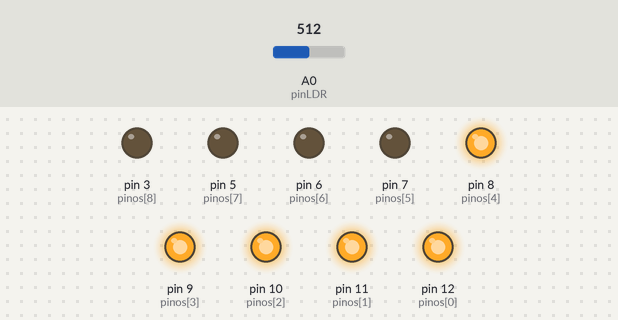
Recording of a sketch running on a simulated Arduino Uno, built with avr-gcc and run on an emulated ATmega328P. Parts: output pins drawn as LEDs (lit = HIGH). The test bench sets the inputs (shaded band); at power-on: A0 (pinLDR) = 512.

Above: at 1.3 s.
1.4 s: A0 (pinLDR) set to 605
2.9 s: A0 (pinLDR) set to 631
At 3.8 s:
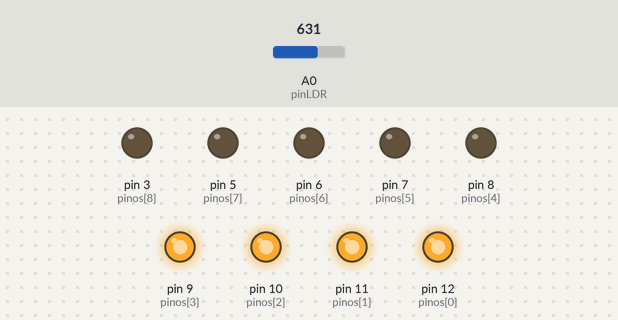
4.5 s: A0 (pinLDR) set to 511
At 5.0 s:
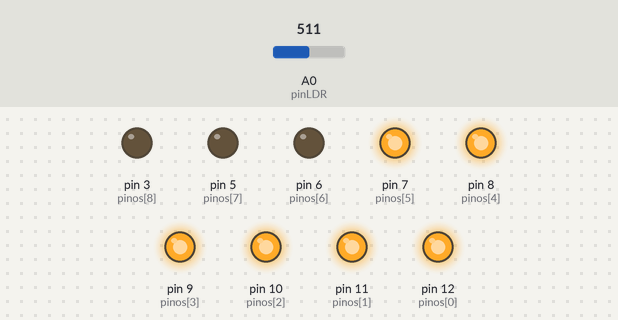
6.0 s: A0 (pinLDR) set to 426
7.5 s: A0 (pinLDR) set to 400
At 8.5 s:
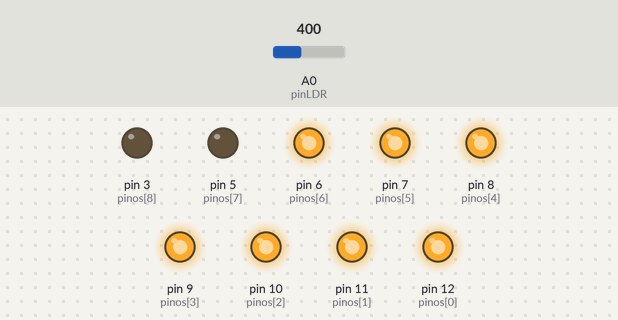
9.0 s: A0 (pinLDR) set to 716
At 9.7 s:
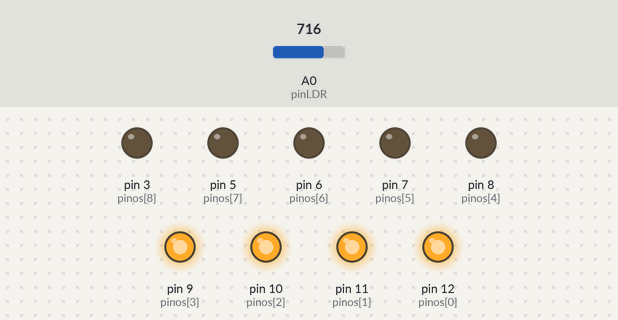
Timing chart, 0 to 11.5 s (numbered marks = the images above; inputs shaded):
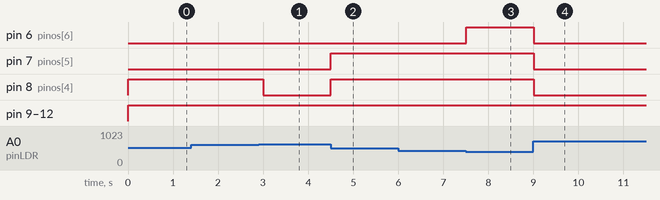

Measured:
- the behaviour switches between 613 and 614 on A0 (pinLDR) (found by bisection; images 0 and 1)
- the behaviour switches between 410 and 409 on A0 (pinLDR) (found by bisection; images 2 and 3)
- after the input at 1.4 s, every drawn part: stays the same
- after the input at 2.9 s, pin 8 (pinos[4]): HIGH → LOW after 0.10 s
- after the input at 4.5 s, pin 7 (pinos[5]), pin 8 (pinos[4]): LOW → HIGH at once
- after the input at 6.0 s, every drawn part: stays the same
- after the input at 7.5 s, pin 6 (pinos[6]): LOW → HIGH at once
- after the input at 9.0 s, pin 6 (pinos[6]), pin 7 (pinos[5]), pin 8 (pinos[4]): HIGH → LOW at once

The sketch:

Projeto9.ino
```cpp
int pinos[9] = {12,11,10,9,8,7,6,5,3};
int pinLED;
int pinLDR = A0;

float minimo = 0;
float maximo = 1023;
float valorLDR;
float luminosidade;

void setup() {
  // put your setup code here, to run once:

  for(pinLED = 0; pinLED <= 8; pinLED++){
    pinMode(pinos[pinLED],OUTPUT);
  }

  pinMode(pinLDR,INPUT);

}

void loop() {
  // put your main code here, to run repeatedly:

  valorLDR = analogRead(pinLDR);
  luminosidade = ((valorLDR - minimo)/(maximo - minimo))*10;
  luminosidade = (luminosidade - 10) * -1;

  for(pinLED = 0; pinLED <= 8; pinLED++){
    if(pinLED < luminosidade){
      digitalWrite(pinos[pinLED],HIGH);
    }else{
      digitalWrite(pinos[pinLED],LOW);
    }
  }

  delay(500);

}
```
